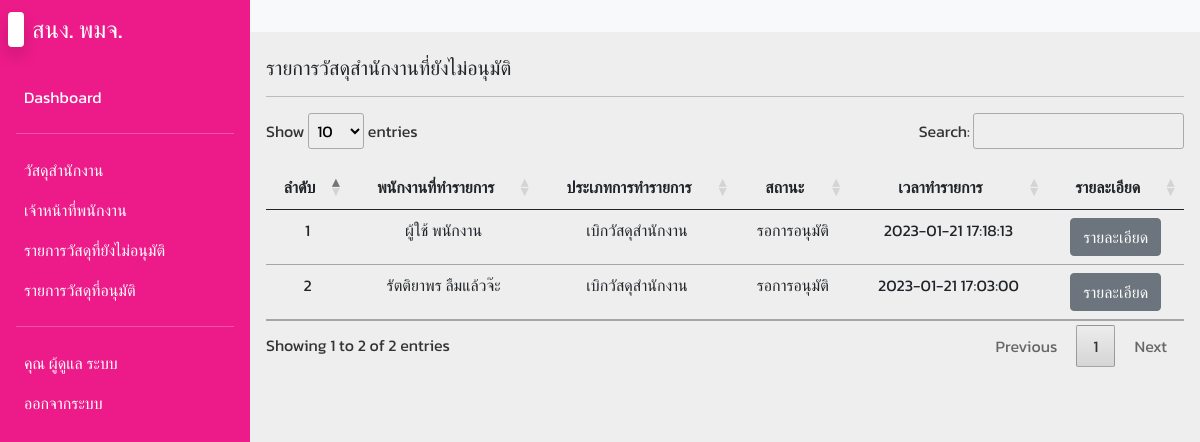
Before: /lists_pending.php (signed in) with the older database file.
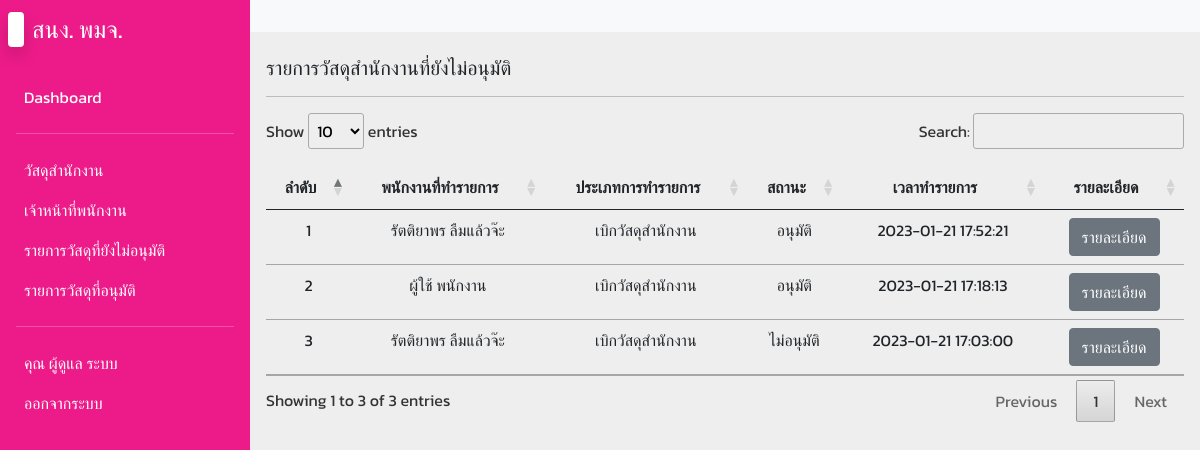
After: the same page with the newer database file.
### tables this page shows
CREATE TABLE `transfer` (
  `t_id` int(11) NOT NULL,
  `t_type` int(11) NOT NULL,
  `stat_id` int(11) NOT NULL,
  `emp_id` int(11) NOT NULL,
  `t_datetime` timestamp NOT NULL DEFAULT current_timestamp()
);

CREATE TABLE `employees` (
  `emp_id` int(11) NOT NULL,
  `emp_user` varchar(255) NOT NULL,
  `emp_pass` varchar(255) NOT NULL,
  `emp_fname` varchar(255) NOT NULL,
  `emp_lname` varchar(255) NOT NULL,
  `emp_position` varchar(255) NOT NULL,
  `emp_role` int(1) NOT NULL DEFAULT 0
);

### lists_pending.php (the view, shortened to what this page needs)
<?php
include('config/db.php');
?>
<!DOCTYPE html>
<html lang="en">
<head>
  <link rel="stylesheet" href="css/bootstrap.min.css">
  <link rel="stylesheet" href="css/fonts.css">
  <link rel="stylesheet" href="css/styles.css">
  <link rel="stylesheet" href="css/jquery.dataTables.min.css">
  <link rel="stylesheet" href="css/all.min.css">
  <link rel="stylesheet" href="css/fontawesome.min.css">
</head>
<body>
  <div class="main-container d-flex">
    <div class="sidebar" id="side_nav">
      <div class="header-box px-2 pt-3 pb-4 d-flex justify-content-between">
        <h1 class="fs-4"><span class="bg-white text-dark rounded shadow px-2 me-2"></span><span class="text-white">สนง. พมจ.</span></h1>
      </div>
      <?php include('includes/menuSidebar.inc.php'); ?>
    </div>
    <div class="content">
      <nav class="navbar navbar-expand-md navbar-light bg-light">
        <div class="container-fluid">
          <div class="collapse navbar-collapse justify-content-end" id="navbarSupportedContent">
            <ul class="navbar-nav mb-2 mb-lg-0">
              <li class="nav-item">
                <a class="nav-link active" aria-current="page" href="#"></a>
              </li>
            </ul>
          </div>
        </div>
      </nav>
    <div class="dashboard-content px-3 pt-4">
      <h2 class="fs-5"> รายการวัสดุสำนักงานที่ยังไม่อนุมัติ</h2>
      <hr>
     <table class="table table-hover" id="myTable">
      <thead>
        <th class="text-center">ลำดับ</th>
        <th class="text-center">พนักงานที่ทำรายการ</th>
        <th class="text-center">ประเภทการทำรายการ</th>
        <th class="text-center">สถานะ</th>
        <th class="text-center">เวลาทำรายการ</th>
        <th class="text-center">รายละเอียด</th>
      </thead>
      <tbody>
          <?php
          $i = 0;
          $sql = "SELECT * FROM `transfer` INNER JOIN status ON transfer.stat_id = status.stat_id INNER JOIN employees ON transfer.emp_id = employees.emp_id ORDER BY transfer.t_id DESC";
          $query = mysqli_query($conn, $sql);
          while($row = mysqli_fetch_array($query)) {
            $i++;
          ?>
          <tr class="text-center">
            <td><?= $i; ?></td>
            <td><?= $row['emp_fname']; ?> <?= $row['emp_lname']; ?></td>
            <td>
              <?php if($row['t_type'] == 1) {
                echo 'เบิกวัสดุสำนักงาน';
              } else {
                echo 'นำเข้า';
              } ?>
            </td>
            <td>
              <?php if($row['stat_status'] == 2) {
                echo 'อนุมัติ';
              } else if($row['stat_status'] == 1) {
                echo 'รอการอนุมัติ';
              } else {
                echo 'ไม่อนุมัติ';
              } ?>
            </td>
            <td><?= $row['t_datetime']; ?></td>
            <td>
              <a href="lists_pending_detail.php?id=<?= $row['t_id']; ?>" class="btn btn-secondary">รายละเอียด</a>
            </td>
          </tr>
          <?php } ?>
        </tbody>
     </table>
    </div>
    <br><br><br>
  </div>
</body>
</html>

Changed rows visible on the page:
added transfer: emp.emp_fname "รัตติยาพร", emp.emp_lname "ลืมแล้วจ๊ะ", t_type "เบิกวัสดุสำนักงาน", shows "อนุมัติ", t_datetime "2023-01-21 17:52:21"
computed for transfer "ผู้ใช้": text "รอการอนุมัติ" → "อนุมัติ"
computed for transfer (number 3 of 3 on the later page): text "รอการอนุมัติ" → "ไม่อนุมัติ"
Other visible differences:
text written by a page script: "Show entries Search: Showing 1 to 2 of 2 entries Previous 1 Next" → "Show entries Search: Showing 1 to 3 of 3 entries Previous 1 Next"
